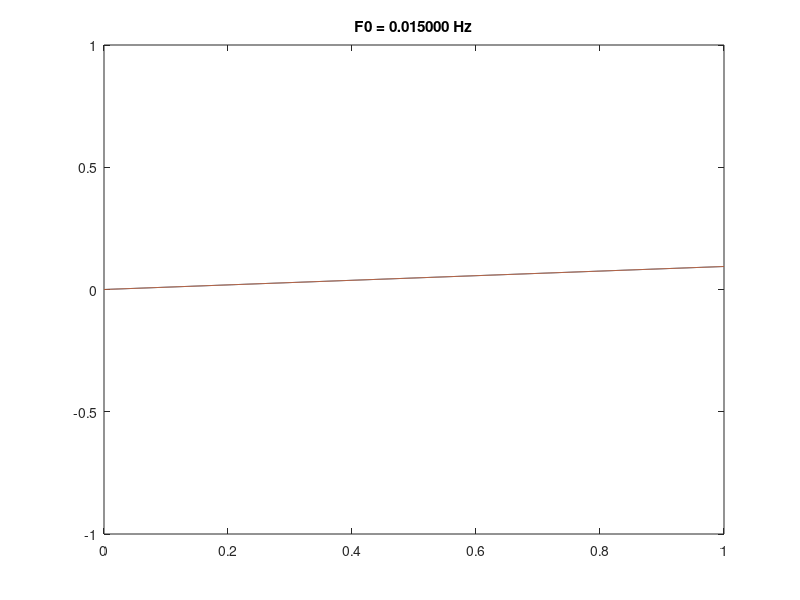

Reproduce this figure in MATLAB. (Note: this script raises an error after producing the figure.)
%% 
clear, close all;
Fs = 44100;
% F0 = -43700; % or 44500, or 400, or 87800, or 88600, or (n*Fs) ± F0, n ∈ Z
F0 = 400;
n = -3;
x = sin(2 * pi * ((n * Fs) + F0) * linspace(0, Fs, Fs)');
soundsc(x, Fs);

%% Show a delightful animated plot that illustrates aliasing
clear, close all;
Fs = 10;
t = linspace(0, 1, Fs + 1)';
t2 = linspace(0, 1, Fs * 100)';
increment = .015;
for f=increment:increment:20
    x = sin(2 * pi * f * t);
    x2 = sin(2 * pi * f * t2);
    
    phase = 0;
    if mod(f, Fs/2) < increment
        fa = 0;
    elseif f > Fs / 2 && f <= Fs
        fa = Fs - f;
        phase = -pi;
    elseif f > Fs && f <= 3*Fs/2
        fa = -Fs + f;
    elseif f > 3*Fs/2 && f <= 2*Fs
        fa = 2*Fs - f;
        phase = -pi;
    else
        fa = f;
    end
%     xAlias = max(abs(x)) * sin(2 * pi * fa * t2 + phase);
    xAlias = sin(2 * pi * fa * t2 + phase);
    
    plot(t2, x2), ...
        ylim([-1., 1.]), ...
        title(sprintf('F0 = %f Hz', f));
    hold on;
    ln = plot(t2, xAlias); ...
        ln.LineWidth = 2;
    stem(t, x);
    hold off;
    
    drawnow;
    pause(.01);
end

%% Audition and show the spectrogram of some aliasing artifacts.
clear, close all;
% Sample rate.
Fs = 44100;
% Duration of output.
duration = 6;
% Length of output in samples.
numSamps = Fs * duration;
% Number of harmonics to generate.
numHarmonics = 2;
% Set up time vector.
t = linspace(0, duration, numSamps)';
% Initialize output.
y = zeros(numSamps, 1);

% Generate and sum the harmonics.
for h=1:numHarmonics
    % Set up frequency as a vector swept from 0 to some multiple of the sample
    % rate.
    f = linspace(0, Fs * h, numSamps)';
    % Compute the signal.
    x = sin(2 * pi * f .* t);
    % Sum it with the existing output.
    y = y + x;
end

% Plot the spectrogram; note the aliases and folded aliases.
spectrogram(y, 512, 64, 512, Fs, 'yaxis');
soundsc(y, Fs);

